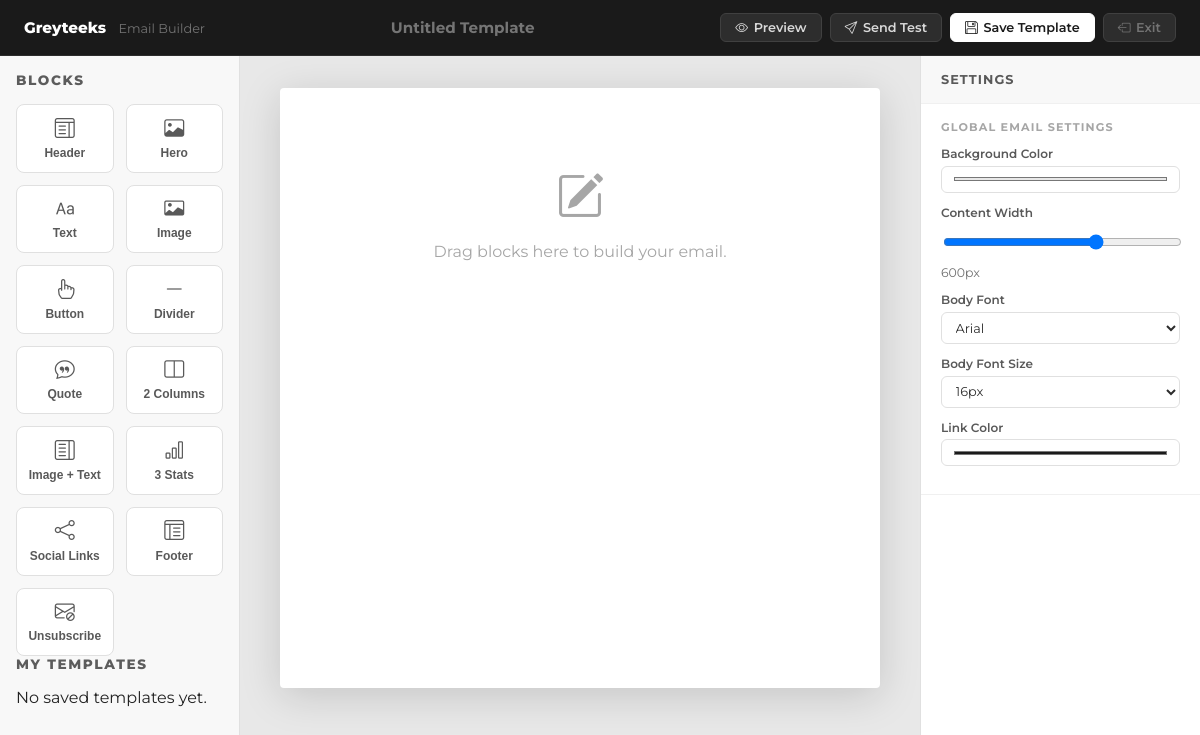
Before: /templates/email/builder/ (signed in) with the older database file.
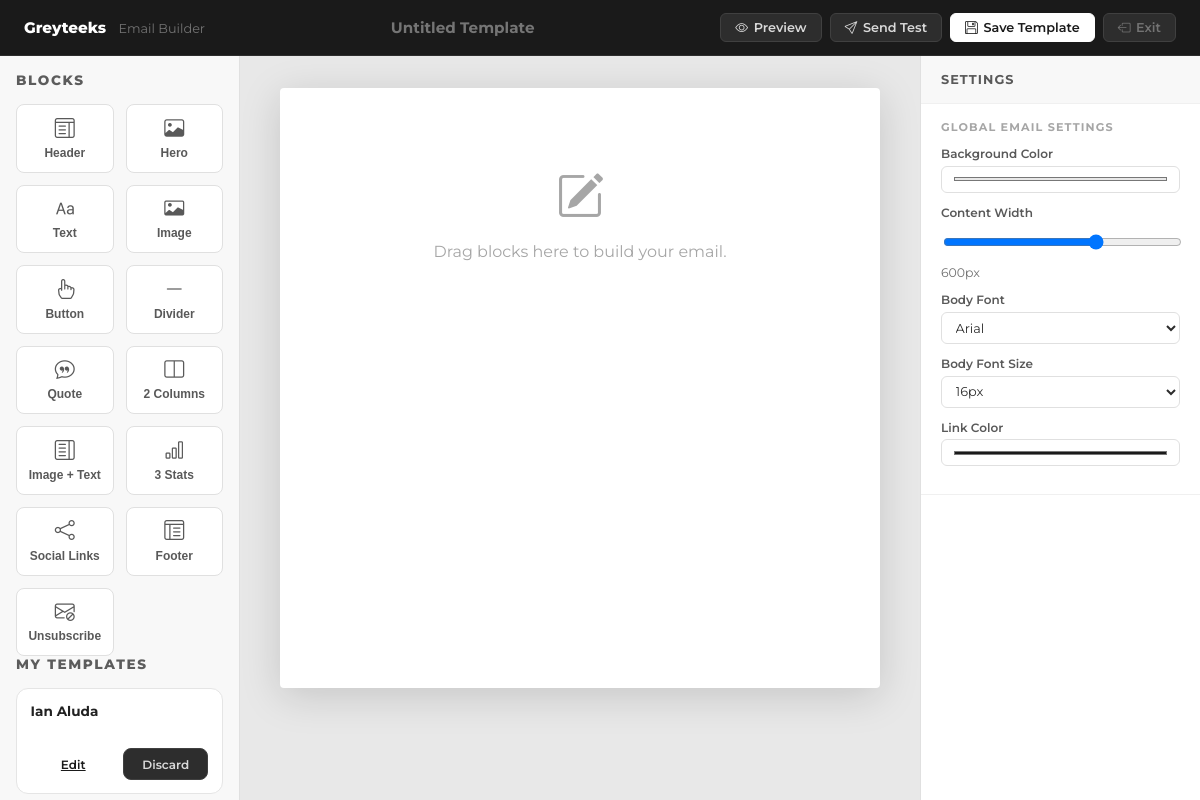
After: the same page with the newer database file.
### providers/models.py (models this page shows, shortened)
class EmailTemplate(models.Model):
    provider = models.ForeignKey(EmailProvider, on_delete=models.CASCADE, related_name='templates', null=True, blank=True)
    owner = models.ForeignKey(
        settings.AUTH_USER_MODEL,
        on_delete=models.CASCADE,
        null=True,
        blank=True,
        related_name='email_templates'
    )
    name = models.CharField(max_length=100, help_text="Internal template name")
    subject = models.CharField(max_length=200)
    body_text = models.TextField(help_text="Email body text or HTML")
    is_active = models.BooleanField(default=True)
    created_at = models.DateTimeField(auto_now_add=True)

### campaigns/views.py (the view, shortened to what this page needs)
# urls.py: path('templates/email/builder/', email_builder, name='email_builder'),
@login_required
def email_builder(request, template_id=None):
    existing = None
    providers = EmailProvider.objects.filter(is_active=True)
    email_templates = EmailTemplate.objects.filter(
        models.Q(owner=request.user) | models.Q(owner=None)
    ).order_by('-created_at')
    return render(request, 'campaigns/email_builder.html', {
        'existing': existing,
        'providers': providers,
        'email_templates': email_templates,
    })

### templates/campaigns/email_builder.html (shortened to what this page needs)
{% load static %}
<!DOCTYPE html>
<html lang="en">
<head>
    <link rel="stylesheet" href="https://cdn.jsdelivr.net/npm/bootstrap-icons@1.11.3/font/bootstrap-icons.min.css">
</head>
<body>
    <div class="builder-topbar">
        <div class="topbar-brand">Greyteeks <span>Email Builder</span></div>
        <input id="templateName" type="text" placeholder="Untitled Template" value="{{ existing.name|default_if_none:'' }}">
        <div class="topbar-actions">
            <button type="button" class="btn-topbar" onclick="openPreview()"><i class="bi bi-eye"></i> Preview</button>
            <button type="button" class="btn-topbar" onclick="openTestModal()"><i class="bi bi-send"></i> Send Test</button>
            <button type="button" class="btn-topbar btn-topbar-primary" onclick="openSaveModal()"><i class="bi bi-floppy"></i> Save Template</button>
            <a href="{% url 'manage_templates' %}" class="btn-topbar btn-topbar-exit"><i class="bi bi-box-arrow-left"></i> Exit</a>
        </div>
    </div>
    <div class="builder-shell">
        <aside class="block-palette">
            <div class="palette-title">Blocks</div>
            <div class="block-grid" id="blockTiles"></div>
            <div class="palette-title">My Templates</div>
            <div class="template-list" id="templateList">
                {% for tmpl in email_templates %}
                    <div class="template-card" id="templateCard{{ tmpl.id }}">
                        <div class="template-name">{{ tmpl.name }}</div>
                        <div class="template-actions">
                            <a href="{% url 'email_builder_edit' tmpl.id %}" class="btn-topbar btn-topbar-primary" style="padding:0.45rem 0.55rem; font-size:0.75rem; width:100%; justify-content:center;">Edit</a>
                            <button type="button" class="btn-topbar" style="padding:0.45rem 0.55rem; font-size:0.75rem; width:100%; justify-content:center;" onclick="deleteBuilderTemplate({{ tmpl.id }}, this)">Discard</button>
                        </div>
                    </div>
                {% empty %}
                    <div class="text-muted small">No saved templates yet.</div>
                {% endfor %}
            </div>
        </aside>
        <section class="builder-canvas-wrap">
            <div class="email-canvas" id="emailCanvas" ondragover="handleCanvasDragOver(event)" ondrop="handleCanvasDrop(event)">
                <div class="canvas-empty-state" id="canvasEmpty">
                    <i class="bi bi-pencil-square"></i>
                    <div>Drag blocks here to build your email.</div>
                </div>
            </div>
        </section>
        <aside class="settings-panel" id="settingsPanel">
            <div class="settings-header">Settings</div>
            <div class="settings-group" id="settingsContent"></div>
        </aside>
    </div>
</body>
</html>

Changed rows visible on the page:
added EmailTemplate: name "Ian Aluda"
Other visible differences:
text no longer shown: "No saved templates yet."
